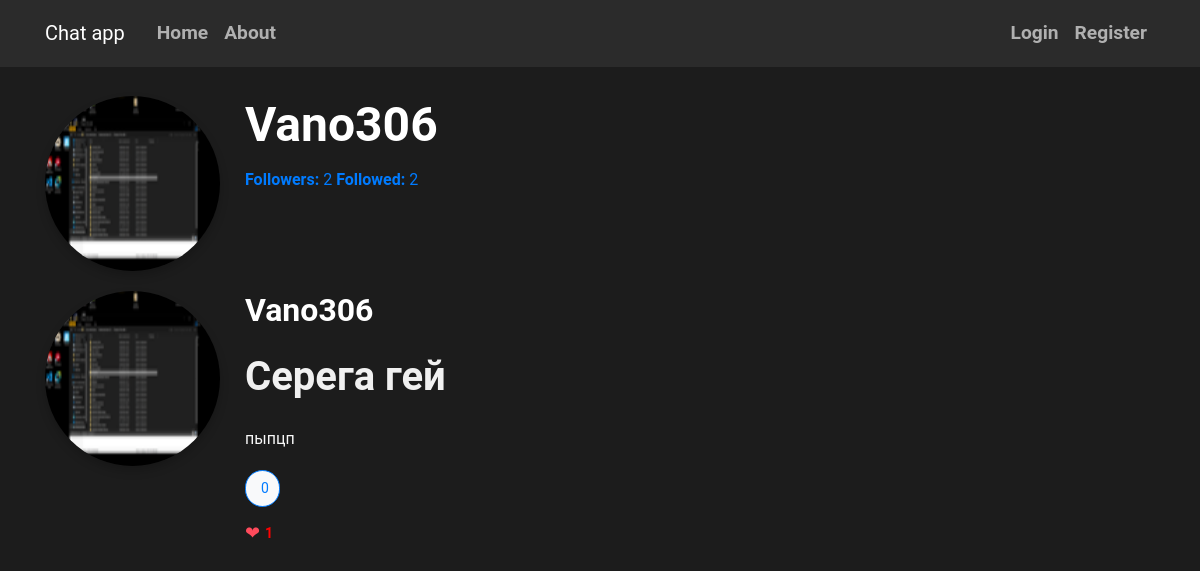
/user_info/Vano306, run on an earlier commit of the app's database.
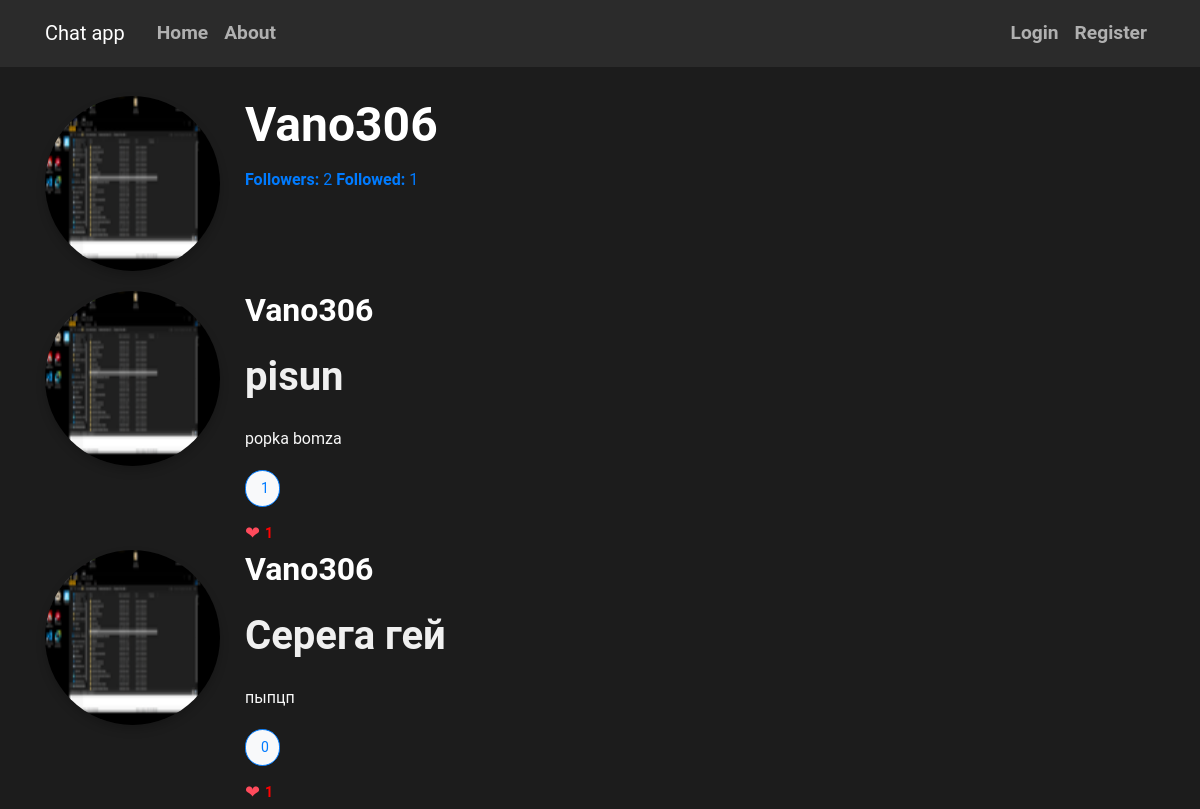
And on a later commit of the database.
### flaskblog/models.py (models this page shows, shortened)
class Post(db.Model):
    id = db.Column(db.Integer, primary_key=True)
    title = db.Column(db.String(100), nullable=False)
    date_posted = db.Column(db.DateTime, nullable=False, default=datetime.utcnow)
    content = db.Column(db.Text, nullable=False)
    user_id = db.Column(db.Integer, db.ForeignKey('user.id'), nullable=False)
    comments = db.relationship('Comment', backref='post', lazy='dynamic')
    post_likes = db.relationship('Like', back_populates='post', lazy='dynamic')

class User(db.Model, UserMixin):
    id = db.Column(db.Integer, primary_key=True)
    username = db.Column(db.String(20), unique=True, nullable=False)
    email = db.Column(db.String(120), unique=True, nullable=False)
    image_file = db.Column(db.String(20), nullable=False, default='default.jpg')
    password = db.Column(db.String(60), nullable=False)
    posts = db.relationship('Post', backref='author', lazy=True)
    followed = db.relationship('Follow', foreign_keys='Follow.follower_id',
                               back_populates='follower', lazy='dynamic',
                               cascade='all, delete-orphan')
    followers = db.relationship('Follow', foreign_keys='Follow.followed_id',
                                back_populates='followed', lazy='dynamic',
                                cascade='all, delete-orphan')
    sent_messages = db.relationship('Message', foreign_keys='Message.sender_id',
                                    back_populates='sender', lazy=True)
    received_messages = db.relationship('Message', foreign_keys='Message.recipient_id',
                                        back_populates='recipient', lazy=True)
    groups=db.relationship('Group', secondary='user_groups', back_populates='members')

### flaskblog/routes.py (the view)
@app.route("/user_info/<username>")
def user_info(username):
    user = User.query.filter_by(username=username).first_or_404()
    page = request.args.get('page', 1, type=int)
    posts = Post.query.filter_by(author=user).order_by(Post.date_posted.desc()).paginate(page=page, per_page=5)
    return render_template('user_info.html', user=user, posts=posts)

### flaskblog/templates/user_info.html (shortened to what this page needs)
{% extends "base.html" %}
{% block content %}
<div class="contain">
  <div class="user-info-section">
    <div class="media">
      <img class="rounded-circle account-img" src="{{ url_for('static', filename='pictures/' + user.image_file) }}" alt="Profile Image">
      <div class="media-body">
        <h2 class="account-heading">{{ user.username }}</h2>
        <a href="{{ url_for('followers',username=user.username) }}"><strong>Followers:</strong> {{ user.followers.count() }}</a>
        <a href="{{ url_for('followed',username=user.username) }}"><strong>Followed:</strong> {{ user.followed.count() }}</a>
      </div>
    </div>
  </div>
  <div class="user-posts-section">
    {% for post in posts %}
    <div class="post-card">
      <div class="media">
        <img class="rounded-circle account-img" src="{{ url_for('static', filename='pictures/' + post.author.image_file) }}" alt="Profile Image">
        <div class="media-body">
          <h2 class="post-author">{{ post.author.username }}</h2>
          <h2><a class="article-title" href="{{ url_for('post', post_id=post.id) }}">{{ post.title }}</a></h2>
          <p class="post-content">{{ post.content }}</p>
          <button class="comment-button">
             {{ post.comments.count() }}
          </button>
          <div class="likes-container">
            <span class="like-icon">&#10084;</span>
            <a href="{{ url_for('post_likes', post_id=post.id) }}" class="likes-count">{{ post.post_likes.count() }}</a>
          </div>
        </div>
      </div>
    </div>
    {% endfor %}
  </div>
</div>
{% endblock %}

What changed in the data, as far as the page shows it:
added Post: image_file (picture), author.username "Vano306", title "pisun", content "popka bomza", comments.count "1", post_likes.count "1"
Also different on the page:
{{ user.followed.count() }}: "2" → "1"
